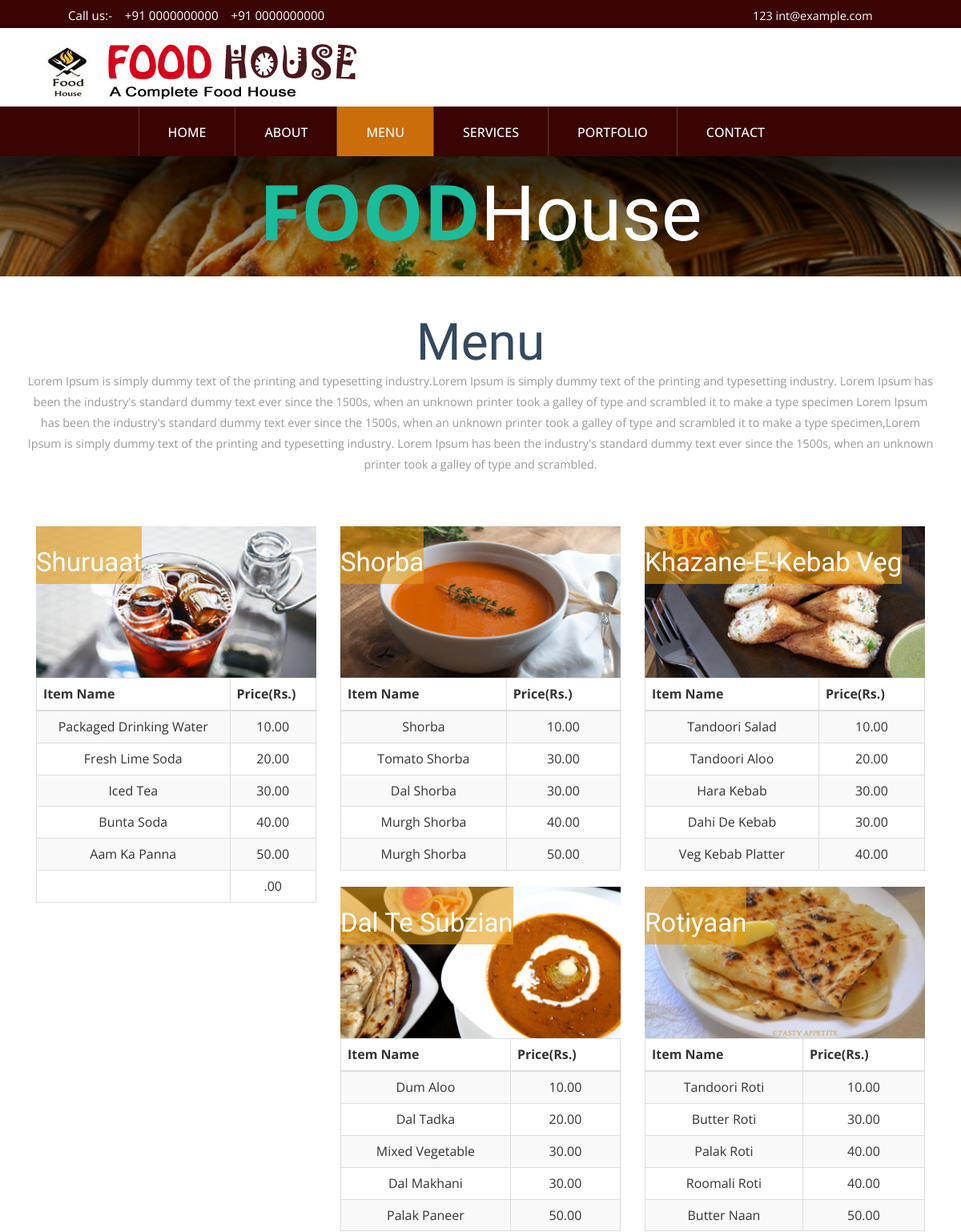
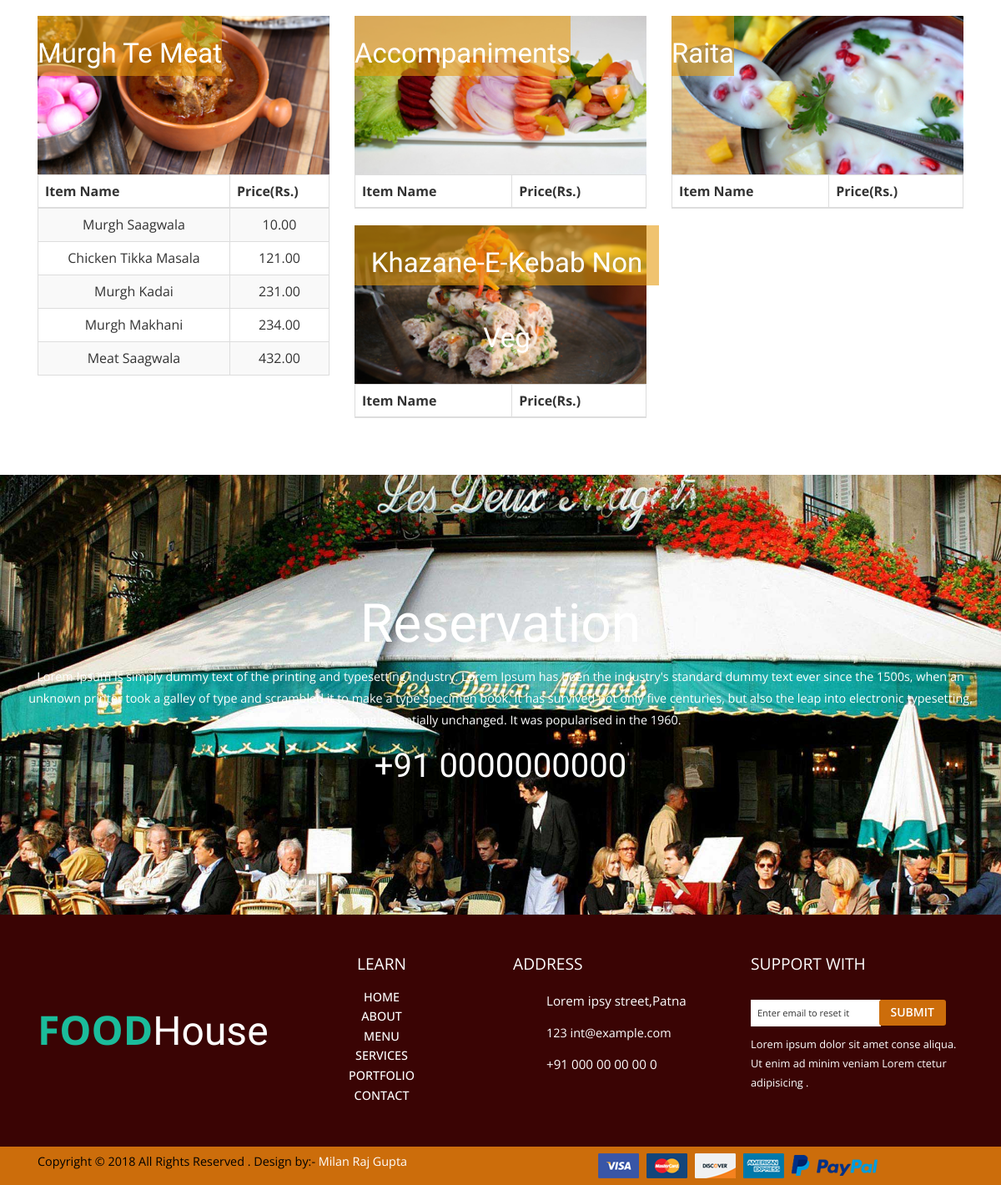
Page /menu.php on the committed database (2 pictures, top to bottom).
### tables this page shows
CREATE TABLE IF NOT EXISTS `food_type` (
  `id` int(100) NOT NULL AUTO_INCREMENT,
  `imge_name` varchar(100) NOT NULL,
  `food_name` varchar(100) NOT NULL,
  `status` varchar(10) NOT NULL DEFAULT 'on',
  PRIMARY KEY (`id`)
);

CREATE TABLE IF NOT EXISTS `food_item` (
  `food_id` int(100) NOT NULL,
  `id` int(100) NOT NULL AUTO_INCREMENT,
  `food_name` varchar(100) NOT NULL,
  `price` varchar(100) NOT NULL,
  `status` varchar(100) NOT NULL DEFAULT 'on',
  PRIMARY KEY (`id`)
);

### menu.php (the view, shortened to what this page needs)
<!DOCTYPE HTML>
<html>
<head>
<link href="css/bootstrap.css" rel='stylesheet' type='text/css' />
<link href="css/style.css" rel='stylesheet' type='text/css' />
<link href="css/menu.html" rel='stylesheet' type='text/css' />
</head>
<body>
    	<?php include("include-file/top-header.php");?>
   		 <?php include("include-file/logo.php");?>
	<div id="home" class="header">
			<div class="header-top">
			<div class="container">
			<div class="top-nav">
					<ul>
						<li><a href="index.php">Home</a></li>
						<li><a href="about.php">About</a></li>
						<li><a class="active" href="menu.php">MENU</a></li>
						<li><a href="404.php">SERVICES</a></li>
						<li><a href="portfolio.php">PORTFOLIO</a></li>
						<li><a href="contact.php">Contact</a></li>
					</ul>
				</div>
		</div>
		</div>
		<div class="head-bg">
					<div class="logo three">
							<a href="index.php"><h1>FOOD<span>House</span></h1></a>
					</div>
		</div>
	</div>
		<div class="menu-section">
		     <div class="container">
			      <h2>Menu</h2>
				  <p>Lorem Ipsum is simply dummy text of the printing and typesetting industry.Lorem Ipsum is simply dummy text of the printing and typesetting industry. Lorem Ipsum has been the industry's standard dummy text ever since the 1500s, when an unknown printer took a galley of type and scrambled it to make a type specimen Lorem Ipsum has been the industry's standard dummy text ever since the 1500s, when an unknown printer took a galley of type and scrambled it to make a type specimen,Lorem Ipsum is simply dummy text of the printing and typesetting industry. Lorem Ipsum has been the industry's standard dummy text ever since the 1500s, when an unknown printer took a galley of type and scrambled.</p>
				       <div class="menu-grids">
                            <?php
							$query=" select * from food_type where status='on'";
							$select_query=mysql_query($query) or die(mysql_error());
							while($row = mysql_fetch_array($select_query))
							{
								$i=$row['id'];
								?>
                            <div class="col-md-4 menu-grid">
								<a href="single.php"> <img src="admin-panel/images/<?php echo $row['imge_name'];?>" class="img-responsive" alt="" /></a>
								<div class="price">
                                    <span><?php echo $row['food_name']; ?></span>
                                </div>
                                <table class="table table-bordered table-striped" style="text-align:center;">
                                    <thead style="text-align:center;">
                                        <tr>
                                            <th>Item Name</th>
                                            <th>Price(Rs.)</th>
                                        </tr>
                                    </thead>
                                    <tbody>
                                    <?php
									$query2=" select * from food_item where food_id='$i'";
									$select_query2=mysql_query($query2) or die(mysql_error());
									while($row2 = mysql_fetch_array($select_query2))
									{
										?>
                                        <tr>
                                            <td><?php echo $row2['food_name']; ?></td>
                                            <td><?php echo $row2['price'].'.00'; ?></td>
                                        </tr>
									<?php
                                    }
                                    ?>
                                    </tbody>
                                </table>
							</div>
                            <?php
							}
							?>
				 </div>
			 </div>
		</div>
          	<div class= "reservation">
				<div class="container">
				     <div class="re-main">
					    <h3>Reservation</h3>
						 <p>Lorem Ipsum is simply dummy text of the printing and typesetting industry. Lorem Ipsum has been the industry's standard dummy text ever since the 1500s, when an unknown printer took a galley of type and scrambled it to make a type specimen book. It has survived not only five centuries, but also the leap into electronic typesetting, remaining essentially unchanged. It was popularised in the 1960.</p>
						 <h4>+91 0000000000</h4>
					 </div>
				</div>
			</div>
	 <?php include("include-file/footer.php");?>
</body>
</html>

### include-file/top-header.php (shortened to what this page needs)
<section>
    <div class="container-fluid header-area">
        <div class="container">
            <div class="col-md-9">
                <ul class="bottom-icons">
                    <li><a class="mbl" href="#"><span></a>Call us:- &nbsp; &nbsp;+91 0000000000 &nbsp; &nbsp;+91 0000000000</li>
                </ul>
            </div>
            <div class="col-md-3">
                <ul class="bottom-icons">
                    <li><a class="mail" href="mailto:info@example.com"><span> </span>123 int@example.com</a></li>
                </ul>
            </div>
        </div>
    </div>
 </section>

### include-file/logo.php (shortened to what this page needs)
<!DOCTYPE html PUBLIC "-//W3C//DTD XHTML 1.0 Transitional//EN" "http://www.w3.org/TR/xhtml1/DTD/xhtml1-transitional.dtd">
<html xmlns="http://www.w3.org/1999/xhtml">
<head>
</head>
<body>
	<section>
        	<div class="container">
            	<div class="col-md-12">
                	<img src="image/logo.JPG" class="img-responsive" />
                </div>
            </div>
        </section>
</body>
</html>

### include-file/footer.php (shortened to what this page needs)
<!DOCTYPE html PUBLIC "-//W3C//DTD XHTML 1.0 Transitional//EN" "http://www.w3.org/TR/xhtml1/DTD/xhtml1-transitional.dtd">
<html xmlns="http://www.w3.org/1999/xhtml">
<head>
</head>
<body>
	<div class= "footer">
		 <div class="container">
			<div class="col-md-3 footer-grid">
					<div class="logo two">
						<a href="index.php"><h3>FOOD<span>House</span></h3></a>
					</div>
				</div>
				<div class=" col-md-3 footer-grid footer-grid2">
					<div class="bottom-nav">
					       <h4>LEARN</h4>
							<ul>
							<li><a class="active" href="index.php">Home</a></li>
							<li><a href="about.php">About</a></li>
							<li><a href="menu.php">MENU</a></li>
							<li><a href="404.php">SERVICES</a></li>
							<li><a href="portfolio.php">PORTFOLIO</a></li>
							<li><a href="contact.php">Contact</a></li>
						</ul>
					 </div>
				</div>
				<div class=" col-md-3 footer-grid">
					<div class="Office Address">
				        <h4>ADDRESS</h4>
				       <ul class="bottom-icons">
							<li><a class="home" href="#"><span> </span></a>Lorem ipsy street,Patna</li>
							<li><a class="mail" href="mailto:info@example.com"><span> </span>123 int@example.com</a></li>
							<li><a class="mbl" href="#"><span> </span></a>+91 000 00 00 00 0</li>
						</ul>
					 </div>
				</div>
				<div class="col-md-3 footer-grid">
					<h4>SUPPORT WITH</h4>
						<div class="support">
						   <input type="text" class="text" value="Enter email to reset it" onfocus="this.value = '';" onblur="if (this.value == 'Enter email to reset it') {this.value = 'Enter email to reset it';}">
						<input type="submit" value="SUBMIT" class="botton">
						   <p>Lorem ipsum dolor sit amet conse aliqua. Ut enim ad minim veniam Lorem ctetur adipisicing .</p>
						</div>
				    </div>
			    	<div class="clearfix"> </div>
				</div>
			</div>
			<div class="copy-right">
                  <div class="container">
                    <div class="col-md-6 text-left">
                             <p>Copyright &copy; 2018 All Rights Reserved . Design by:- <span style="color:#FFF">Milan Raj Gupta </span></p>
                   </div>
                   <div class="col-md-6 text-right">
                         <img src="image/paypal-img.png"/>
                    </div>
               </div>
			</div>
		<a href="#home" id="toTop" class="scroll" style="display: block;"> <span id="toTopHover" style="opacity: 1;"> </span></a>
</body>
</html>

### rows in the picture
food_type: imge_name (picture), food_name "Shuruaat"
food_item: food_name "Packaged Drinking Water", price "10"
food_item: food_name "Fresh Lime Soda", price "20"
food_item: food_name "Iced Tea", price "30"
food_item: food_name "Bunta Soda", price "40"
food_item: food_name "Aam Ka Panna", price "50"
food_type: imge_name (picture), food_name "Shorba"
food_item: food_name "Shorba", price "10"
food_item: food_name "Tomato Shorba", price "30"
food_item: food_name "Dal Shorba", price "30"
food_item: food_name "Murgh Shorba", price "40"
food_item: food_name "Murgh Shorba", price "50"
food_type: imge_name (picture), food_name "Khazane-E-Kebab Veg"
food_item: food_name "Tandoori Salad", price "10"
food_item: food_name "Tandoori Aloo", price "20"
food_item: food_name "Hara Kebab", price "30"
food_item: food_name "Dahi De Kebab", price "30"
food_item: food_name "Veg Kebab Platter", price "40"
food_type: imge_name (picture), food_name "Dal Te Subzian"
food_item: food_name "Dum Aloo", price "10"
food_item: food_name "Dal Tadka", price "20"
food_item: food_name "Mixed Vegetable", price "30"
food_item: food_name "Dal Makhani", price "30"
food_item: food_name "Palak Paneer", price "50"
food_type: imge_name (picture), food_name "Rotiyaan"
food_item: food_name "Tandoori Roti", price "10"
food_item: food_name "Butter Roti", price "30"
food_item: food_name "Palak Roti", price "40"
food_item: food_name "Roomali Roti", price "40"
food_item: food_name "Butter Naan", price "50"
food_type: imge_name (picture), food_name "Murgh Te Meat"
food_item: food_name "Murgh Saagwala", price "10"
food_item: food_name "Chicken Tikka Masala", price "121"
food_item: food_name "Murgh Kadai", price "231"
food_item: food_name "Murgh Makhani", price "234"
food_item: food_name "Meat Saagwala", price "432"
food_type: imge_name (picture), food_name "Accompaniments"
food_type: imge_name (picture), food_name "Raita"
food_type: imge_name (picture), food_name "Khazane-E-Kebab Non Veg"
